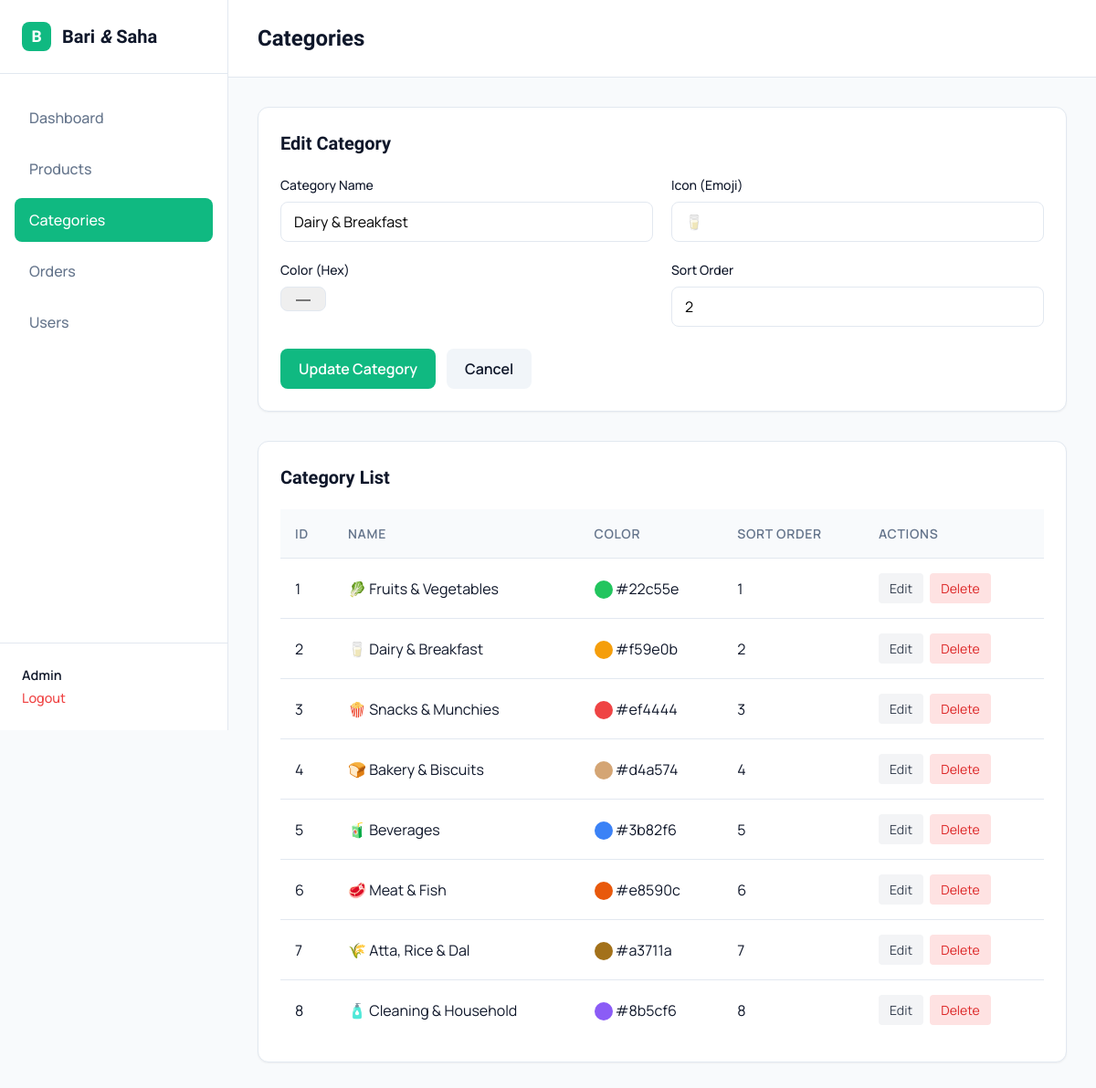
The app's page /admin/categories.php?edit=2 (signed in) with its own data.
### tables this page shows
CREATE TABLE IF NOT EXISTS users (
    id INT AUTO_INCREMENT PRIMARY KEY,
    full_name VARCHAR(100) NOT NULL,
    email VARCHAR(100) NOT NULL UNIQUE,
    phone VARCHAR(15) NOT NULL,
    password VARCHAR(255) NOT NULL,
    address TEXT,
    city VARCHAR(50) DEFAULT 'Mumbai',
    pincode VARCHAR(10),
    is_admin TINYINT(1) DEFAULT 0,
    created_at TIMESTAMP DEFAULT CURRENT_TIMESTAMP
);

CREATE TABLE IF NOT EXISTS categories (
    id INT AUTO_INCREMENT PRIMARY KEY,
    name VARCHAR(50) NOT NULL,
    icon VARCHAR(10) NOT NULL,
    color VARCHAR(20) DEFAULT '#22c55e',
    sort_order INT DEFAULT 0
);

### config/db.php (called while the page is built, shortened)
<?php
function isLoggedIn() {
    return isset($_SESSION['user_id']);
}
function getCurrentUser($pdo) {
    $stmt = $pdo->prepare("SELECT * FROM users WHERE id = ?");
    $stmt->execute([$_SESSION['user_id']]);
    return $stmt->fetch();
}
?>

### admin/categories.php (the view, shortened to what this page needs)
<?php
require_once '../config/db.php';
$user = getCurrentUser($pdo);
$categories = $pdo->query("SELECT * FROM categories ORDER BY sort_order")->fetchAll();
$editCat = null;
if (isset($_GET['edit'])) {
    $stmt = $pdo->prepare("SELECT * FROM categories WHERE id = ?");
    $stmt->execute([(int)$_GET['edit']]);
    $editCat = $stmt->fetch();
}
?>
<!DOCTYPE html>
<html lang="en">
<head>
    <link rel="stylesheet" href="../css/admin.css">
</head>
<body>
    <div class="admin-layout">
        <aside class="admin-sidebar">
            <div class="admin-brand"><span class="brand-mark">B</span><span>Bari <i>&amp;</i> Saha</span></div>
            <nav class="admin-nav">
                <a href="index.php">Dashboard</a>
                <a href="products.php">Products</a>
                <a href="categories.php" class="active">Categories</a>
                <a href="orders.php">Orders</a>
                <a href="users.php">Users</a>
            </nav>
            <div class="admin-user"><span><?= htmlspecialchars($user['full_name']) ?></span><a href="../logout.php">Logout</a></div>
        </aside>
        <main class="admin-main">
            <header class="admin-header">
                <h1>Categories</h1>
            </header>
            <div class="admin-content">
                <div class="form-panel">
                    <h2><?= $editCat ? 'Edit Category' : 'Add New Category' ?></h2>
                    <form method="POST" action="categories.php" class="admin-form">
                        <div class="form-row">
                            <div class="form-group">
                                <label>Category Name</label>
                                <input type="text" name="name" required value="<?= $editCat['name'] ?? '' ?>">
                            </div>
                            <div class="form-group">
                                <label>Icon (Emoji)</label>
                                <input type="text" name="icon" required value="<?= $editCat['icon'] ?? '' ?>">
                            </div>
                        </div>
                        <div class="form-row">
                            <div class="form-group">
                                <label>Color (Hex)</label>
                                <input type="color" name="color" required value="<?= $editCat['color'] ?? '#22c55e' ?>">
                            </div>
                            <div class="form-group">
                                <label>Sort Order</label>
                                <input type="number" name="sort_order" required value="<?= $editCat['sort_order'] ?? 0 ?>">
                            </div>
                        </div>
                        <div class="form-actions">
                            <button type="submit" class="btn-primary"><?= $editCat ? 'Update Category' : 'Add Category' ?></button>
                            <?php if ($editCat): ?>
                                <a href="categories.php" class="btn-secondary">Cancel</a>
                            <?php endif; ?>
                        </div>
                    </form>
                </div>
                <div class="table-panel">
                    <h2>Category List</h2>
                    <table class="admin-table">
                        <thead>
                            <tr>
                                <th>ID</th>
                                <th>Name</th>
                                <th>Color</th>
                                <th>Sort Order</th>
                                <th>Actions</th>
                            </tr>
                        </thead>
                        <tbody>
                            <?php foreach ($categories as $c): ?>
                            <tr>
                                <td><?= $c['id'] ?></td>
                                <td><?= htmlspecialchars($c['icon'] . ' ' . $c['name']) ?></td>
                                <td>
                                    <div style="width: 20px; height: 20px; background: <?= htmlspecialchars($c['color']) ?>; border-radius: 50%; display: inline-block; vertical-align: middle;"></div>
                                    <?= htmlspecialchars($c['color']) ?>
                                </td>
                                <td><?= $c['sort_order'] ?></td>
                                <td>
                                    <a href="categories.php?edit=<?= $c['id'] ?>" class="btn-sm btn-edit">Edit</a>
                                    <a href="categories.php?delete=<?= $c['id'] ?>" class="btn-sm btn-delete" onclick="return confirm('Are you sure? Deleting this might break products linked to it.')">Delete</a>
                                </td>
                            </tr>
                            <?php endforeach; ?>
                        </tbody>
                    </table>
                </div>
            </div>
        </main>
    </div>
</body>
</html>

### css/admin.css (style rules this page uses)
:root { --color-primary: #10b981; --color-primary-dark: #059669; --color-secondary: #0f172a; --color-bg: #f8fafc; --color-surface: #ffffff; --color-text-main: #0f172a; --color-text-muted: #64748b; --color-border: #e2e8f0; --radius-md: 12px; --radius-sm: 8px; --shadow-sm: 0 1px 2px 0 rgb(0 0 0 / 0.05); --shadow-md: 0 4px 6px -1px rgb(0 0 0 / 0.1), 0 2px 4px -2px rgb(0 0 0 / 0.1); --font-heading: 'Sora', sans-serif; --font-body: 'Manrope', sans-serif; }
* { margin: 0; padding: 0; box-sizing: border-box; }
body { font-family: var(--font-body); background-color: var(--color-bg); color: var(--color-text-main); line-height: 1.5; }
.admin-layout { display: flex; min-height: 100vh; }
.admin-sidebar { width: 250px; background-color: var(--color-surface); border-right: 1px solid var(--color-border); display: flex; flex-direction: column; position: fixed; height: 100vh; }
.admin-brand { padding: 24px; font-family: var(--font-heading); font-weight: 700; font-size: 1.25rem; display: flex; align-items: center; gap: 12px; border-bottom: 1px solid var(--color-border); }
.brand-mark { background: var(--color-primary); color: white; width: 32px; height: 32px; display: flex; align-items: center; justify-content: center; border-radius: 8px; font-size: 1.1rem; }
.admin-nav { padding: 24px 16px; flex-grow: 1; display: flex; flex-direction: column; gap: 8px; }
.admin-nav a { text-decoration: none; color: var(--color-text-muted); font-weight: 500; padding: 12px 16px; border-radius: var(--radius-sm); transition: all 0.2s; }
.admin-nav a.active { background-color: var(--color-primary); color: white; }
.admin-user { padding: 24px; border-top: 1px solid var(--color-border); font-size: 0.9rem; font-weight: 600; }
.admin-user a { display: block; color: #ef4444; text-decoration: none; margin-top: 4px; font-weight: 500; }
.admin-main { flex-grow: 1; margin-left: 250px; display: flex; flex-direction: column; }
.admin-header { background-color: var(--color-surface); padding: 24px 32px; border-bottom: 1px solid var(--color-border); }
.admin-header h1 { font-family: var(--font-heading); font-size: 1.5rem; }
.admin-content { padding: 32px; max-width: 1200px; }
.table-panel, .form-panel { background: var(--color-surface); border-radius: var(--radius-md); box-shadow: var(--shadow-sm); border: 1px solid var(--color-border); padding: 24px; margin-bottom: 32px; }
.table-panel h2, .form-panel h2 { font-family: var(--font-heading); font-size: 1.25rem; margin-bottom: 20px; }
.admin-table { width: 100%; border-collapse: collapse; }
.admin-table th, .admin-table td { padding: 16px; text-align: left; border-bottom: 1px solid var(--color-border); }
.admin-table th { background-color: #f8fafc; font-weight: 600; color: var(--color-text-muted); font-size: 0.875rem; text-transform: uppercase; letter-spacing: 0.05em; }
.admin-table tr:last-child td { border-bottom: none; }
.admin-form .form-row { display: flex; gap: 20px; margin-bottom: 20px; }
.admin-form .form-group { flex: 1; display: flex; flex-direction: column; }
.admin-form label { font-weight: 500; font-size: 0.875rem; margin-bottom: 8px; color: var(--color-text-main); }
.admin-form input, .admin-form select { padding: 10px 14px; border: 1px solid var(--color-border); border-radius: var(--radius-sm); font-family: inherit; font-size: 1rem; outline: none; transition: border-color 0.2s; }
.form-actions { margin-top: 24px; display: flex; gap: 12px; }
.btn-primary, .btn-secondary { padding: 10px 20px; border-radius: var(--radius-sm); font-weight: 600; cursor: pointer; text-decoration: none; font-family: inherit; font-size: 1rem; border: none; display: inline-block; }
.btn-primary { background-color: var(--color-primary); color: white; }
.btn-secondary { background-color: #f1f5f9; color: var(--color-text-main); }
.btn-sm { padding: 6px 12px; font-size: 0.875rem; border-radius: 4px; text-decoration: none; display: inline-block; margin-right: 4px; }
.btn-edit { background: #f3f4f6; color: #374151; }
.btn-delete { background: #fee2e2; color: #dc2626; }

### records on screen
users: full_name "Admin"
categories: name "Dairy & Breakfast", icon "🥛", color "#f59e0b", sort_order "2", id "2", icon+name "🥛 Dairy & Breakfast"
categories: id "1", icon+name "🥬 Fruits & Vegetables", color "#22c55e", sort_order "1"
categories: id "3", icon+name "🍿 Snacks & Munchies", color "#ef4444", sort_order "3"
categories: id "4", icon+name "🍞 Bakery & Biscuits", color "#d4a574", sort_order "4"
categories: id "5", icon+name "🧃 Beverages", color "#3b82f6", sort_order "5"
categories: id "6", icon+name "🥩 Meat & Fish", color "#e8590c", sort_order "6"
categories: id "7", icon+name "🌾 Atta, Rice & Dal", color "#a3711a", sort_order "7"
categories: id "8", icon+name "🧴 Cleaning & Household", color "#8b5cf6", sort_order "8"
